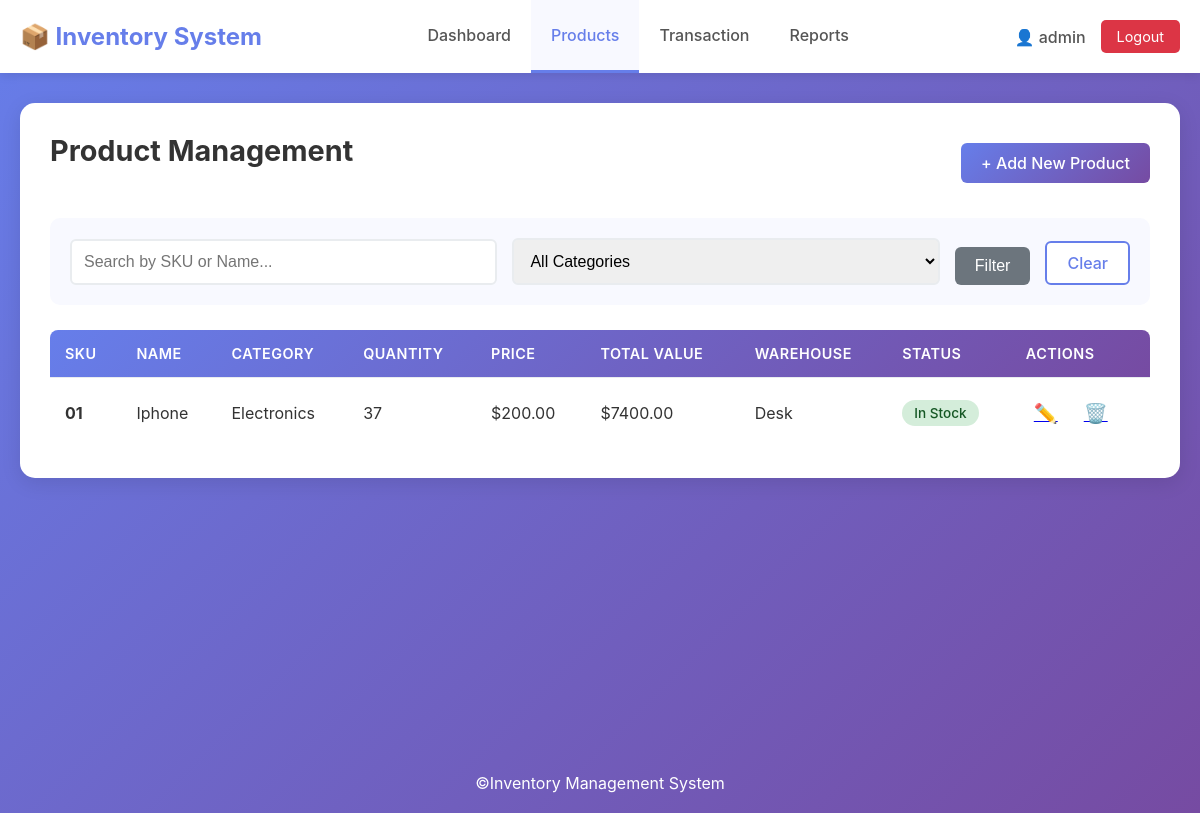
Screenshot of /products/ (signed in) with the database file from the repository.
### inventory/models.py (models this page shows, shortened)
class Product(models.Model):
    sku = models.CharField(max_length=50, unique=True, verbose_name="SKU")
    name = models.CharField(max_length=200)
    category = models.ForeignKey(Category, on_delete=models.SET_NULL, null=True)
    quantity = models.IntegerField(default=0, validators=[MinValueValidator(0)])
    price = models.DecimalField(max_digits=10, decimal_places=2, validators=[MinValueValidator(0)])
    warehouse = models.ForeignKey(Warehouse, on_delete=models.SET_NULL, null=True, blank=True)
    min_stock_level = models.IntegerField(default=10, validators=[MinValueValidator(0)])
    created_at = models.DateTimeField(auto_now_add=True)
    updated_at = models.DateTimeField(auto_now=True)
    class Meta:
        ordering = ['name']
    @property
    def is_low_stock(self):
        return self.quantity <= self.min_stock_level
    @property
    def total_value(self):
        return self.quantity * self.price

class Category(models.Model):
    name = models.CharField(max_length=100, unique=True)
    description = models.TextField(blank=True)
    class Meta:
        verbose_name_plural = "Categories"
        ordering = ['name']
    def __str__(self):
        return self.name

class Warehouse(models.Model):
    name = models.CharField(max_length=100)
    location = models.CharField(max_length=200)
    def __str__(self):
        return self.name

### inventory/views.py (the view)
# urls.py: path('products/', views.product_list, name='product_list'),
@login_required
def product_list(request):
    search_query = request.GET.get('search', '')
    category_filter = request.GET.get('category', '')
    products = Product.objects.all()
    if search_query:
        products = products.filter(
            Q(sku__icontains=search_query) |
            Q(name__icontains=search_query)
        )
    if category_filter:
        products = products.filter(category_id=category_filter)
    categories = Category.objects.all()
    context = {
        'products': products,
        'categories': categories,
        'search_query': search_query,
        'category_filter': category_filter,
    }
    return render(request, 'inventory/product_list.html', context)

### inventory/templates/inventory/product_list.html (shortened to what this page needs)
{% extends 'inventory/base.html' %}
{% block content %}
<div class="products-page">
    <div class="page-header">
        <h2>Product Management</h2>
        <a href="{% url 'product_create' %}" class="btn btn-primary">+ Add New Product</a>
    </div>
    <div class="filters">
        <form method="get" class="filter-form">
            <div class="filter-group">
                <input type="text" name="search" placeholder="Search by SKU or Name..."
                       value="{{ search_query }}" class="form-control">
            </div>
            <div class="filter-group">
                <select name="category" class="form-control">
                    <option value="">All Categories</option>
                </select>
            </div>
            <button type="submit" class="btn btn-secondary">Filter</button>
            <a href="{% url 'product_list' %}" class="btn btn-outline">Clear</a>
        </form>
    </div>
    <div class="table-responsive">
        <table class="table">
            <thead>
                <tr>
                    <th>SKU</th>
                    <th>Name</th>
                    <th>Category</th>
                    <th>Quantity</th>
                    <th>Price</th>
                    <th>Total Value</th>
                    <th>Warehouse</th>
                    <th>Status</th>
                    <th>Actions</th>
                </tr>
            </thead>
            <tbody>
                {% for product in products %}
                <tr {% if product.is_low_stock %}class="low-stock-row"{% endif %}>
                    <td><strong>{{ product.sku }}</strong></td>
                    <td>{{ product.name }}</td>
                    <td>{{ product.category|default:"-" }}</td>
                    <td>{{ product.quantity }}</td>
                    <td>${{ product.price }}</td>
                    <td>${{ product.total_value|floatformat:2 }}</td>
                    <td>{{ product.warehouse|default:"-" }}</td>
                    <td>
                        {% if product.is_low_stock %}
                        <span class="badge badge-danger">Low Stock</span>
                        {% else %}
                        <span class="badge badge-success">In Stock</span>
                        {% endif %}
                    </td>
                    <td class="action-buttons">
                        <a href="{% url 'product_edit' product.pk %}" class="btn-icon btn-edit" title="Edit">✏️</a>
                        <a href="{% url 'product_delete' product.pk %}" class="btn-icon btn-delete" title="Delete"
                           onclick="return confirm('Are you sure you want to delete this product?')">🗑️</a>
                    </td>
                </tr>
                {% empty %}
                <tr>
                    <td colspan="9" class="text-center">No products found</td>
                </tr>
                {% endfor %}
            </tbody>
        </table>
    </div>
</div>
{% endblock %}

### inventory/templates/inventory/base.html (shortened to what this page needs)
<!DOCTYPE html>
<html lang="en">
<head>
    <link rel="stylesheet" href="/static/css/style.css">
</head>
<body>
    {% if user.is_authenticated %}
    <nav class="navbar">
        <div class="nav-container">
            <div class="nav-brand">
                <h1>📦 Inventory System</h1>
            </div>
            <ul class="nav-menu">
                <li><a href="{% url 'dashboard' %}" class="{% if request.resolver_match.url_name == 'dashboard' %}active{% endif %}">Dashboard</a></li>
                <li><a href="{% url 'product_list' %}" class="{% if 'product' in request.resolver_match.url_name %}active{% endif %}">Products</a></li>
                <li><a href="{% url 'transaction_create' %}" class="{% if 'transaction' in request.resolver_match.url_name %}active{% endif %}">Transaction</a></li>
                <li><a href="{% url 'reports' %}" class="{% if request.resolver_match.url_name == 'reports' %}active{% endif %}">Reports</a></li>
            </ul>
            <div class="nav-user">
                <span>👤 {{ user.username }}</span>
                <a href="{% url 'logout' %}" class="btn-logout">Logout</a>
            </div>
        </div>
    </nav>
    {% endif %}
    <div class="container">
        {% block content %}{% endblock %}
    </div>
    <footer>
        <p>&copy;Inventory Management System</p>
    </footer>
</body>
</html>

### inventory/static/css/style.css (style rules this page uses)
* { margin: 0; padding: 0; box-sizing: border-box; }
body { font-family: -apple-system, BlinkMacSystemFont, 'Segoe UI', Roboto, Oxygen, Ubuntu, Cantarell, sans-serif; background: linear-gradient(135deg, #667eea 0%, #764ba2 100%); min-height: 100vh; color: #333; }
.navbar { background: #fff; box-shadow: 0 2px 10px rgba(0,0,0,0.1); padding: 0; position: sticky; top: 0; z-index: 1000; }
.nav-container { max-width: 1400px; margin: 0 auto; display: flex; justify-content: space-between; align-items: center; padding: 0 20px; }
.nav-brand h1 { font-size: 1.5rem; color: #667eea; margin: 15px 0; }
.nav-menu { display: flex; list-style: none; gap: 0; }
.nav-menu li a { display: block; padding: 25px 20px; text-decoration: none; color: #555; font-weight: 500; transition: all 0.3s; border-bottom: 3px solid transparent; }
.nav-menu li a:hover, .nav-menu li a.active { color: #667eea; border-bottom-color: #667eea; background: #f8f9ff; }
.nav-user { display: flex; align-items: center; gap: 15px; }
.nav-user span { color: #555; font-weight: 500; }
.btn-logout { padding: 8px 16px; background: #dc3545; color: white; text-decoration: none; border-radius: 5px; transition: all 0.3s; font-size: 0.9rem; }
.container { max-width: 1400px; margin: 30px auto; padding: 0 20px; min-height: calc(100vh - 200px); }
.dashboard, .products-page, .form-page, .reports-page { background: white; padding: 30px; border-radius: 15px; box-shadow: 0 5px 20px rgba(0,0,0,0.1); }
.dashboard h2, .products-page h2, .form-page h2, .reports-page h2 { color: #333; margin-bottom: 25px; font-size: 1.8rem; }
.page-header { display: flex; justify-content: space-between; align-items: center; margin-bottom: 25px; flex-wrap: wrap; gap: 15px; }
.filters { margin-bottom: 25px; padding: 20px; background: #f8f9ff; border-radius: 10px; }
.filter-form { display: flex; gap: 15px; flex-wrap: wrap; align-items: flex-end; }
.filter-group { flex: 1; min-width: 200px; }
.table-responsive { overflow-x: auto; }
.table { width: 100%; border-collapse: collapse; background: white; border-radius: 8px; overflow: hidden; }
.table thead { background: linear-gradient(135deg, #667eea 0%, #764ba2 100%); color: white; }
.table th, .table td { padding: 15px; text-align: left; border-bottom: 1px solid #e9ecef; }
.table th { font-weight: 600; font-size: 0.9rem; text-transform: uppercase; letter-spacing: 0.5px; }
.table tbody tr { transition: background 0.2s; }
.table tbody tr:last-child td { border-bottom: none; }
.badge { display: inline-block; padding: 5px 12px; border-radius: 20px; font-size: 0.85rem; font-weight: 500; }
.badge-success { background: #d4edda; color: #155724; }
.btn { padding: 10px 20px; border: none; border-radius: 6px; font-size: 1rem; cursor: pointer; text-decoration: none; display: inline-block; transition: all 0.3s; font-weight: 500; }
.btn-primary { background: linear-gradient(135deg, #667eea 0%, #764ba2 100%); color: white; }
.btn-secondary { background: #6c757d; color: white; }
.btn-outline { background: white; color: #667eea; border: 2px solid #667eea; }
.btn-icon { padding: 8px; font-size: 1.2rem; background: none; border: none; cursor: pointer; transition: transform 0.2s; }
.action-buttons { display: flex; gap: 10px; }
.form-control { width: 100%; padding: 12px; border: 2px solid #e9ecef; border-radius: 6px; font-size: 1rem; transition: border-color 0.3s; }
footer { text-align: center; padding: 20px; color: white; margin-top: 50px; }

### rows the page displays
Product: sku "01", name "Iphone", category "Electronics", quantity "37", price "200.00", total_value "7400.00", warehouse "Desk", min_stock_level "In Stock"

### other values shown
{{ user.username }} "admin"
